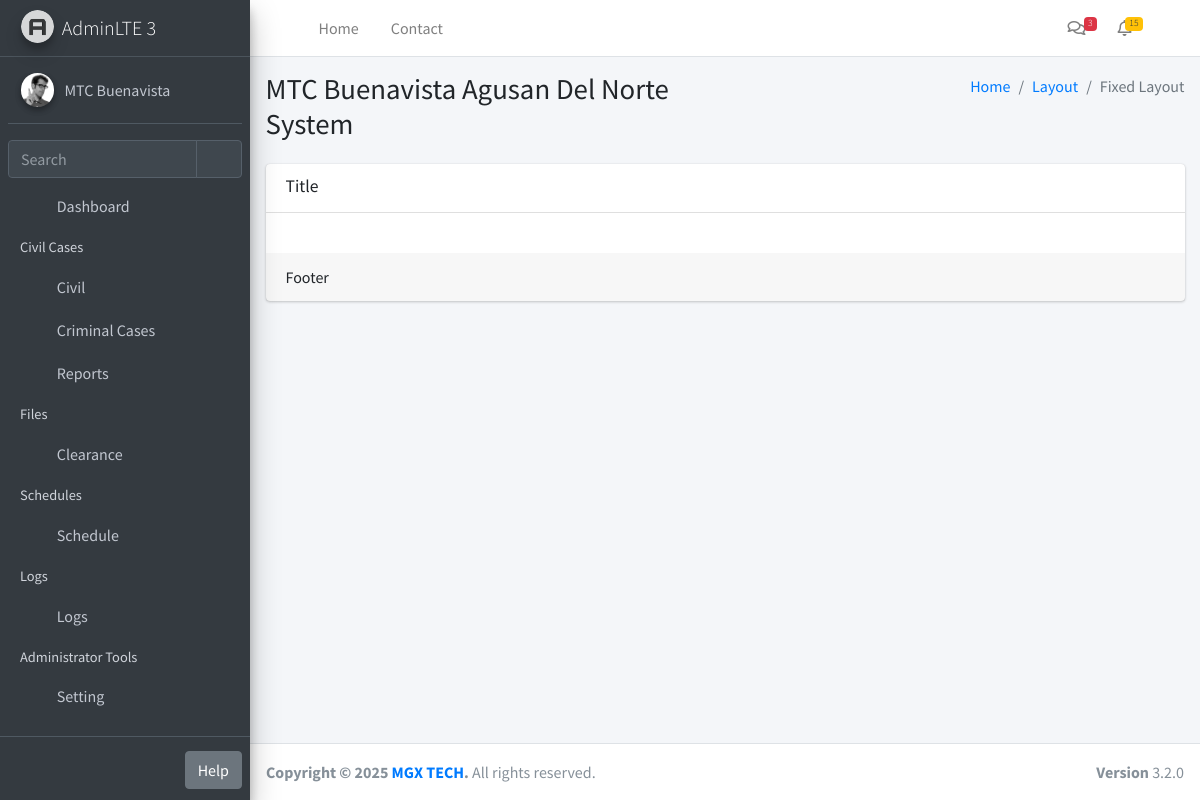
The app's page /dashboard (signed in) with its own data.
### app/models.py (models this page shows)
class Module(db.Model):
    __tablename__ = 'modules'
    id = db.Column(db.Integer, primary_key=True)
    name = db.Column(db.String(255), nullable=False)
    icon = db.Column(db.String(255), nullable=False)
    description = db.Column(db.Text, nullable=True)
    url = db.Column(db.String(255), nullable=True)
    created_at = db.Column(db.DateTime, default=datetime.utcnow)
    updated_at = db.Column(db.DateTime, default=datetime.utcnow, onupdate=datetime.utcnow)

### app/routes/core.py (the view)
@core_bp.route('/dashboard')
@login_required
def dashboard():
    return render_template("dashboard.html")

### app/__init__.py (called while the page is built)
def create_app():
    app = Flask(__name__)
    app.config.from_object(Config)
    db.init_app(app)
    login_manager.init_app(app)
    login_manager.login_view = 'auth.login'
    from app.models import User, Setting, Module
    @login_manager.user_loader
    def load_user(user_id):
        return User.query.get(int(user_id))
    @app.context_processor
    def inject_globals():
        modules = Module.query.all()
        user_modules = []
        if current_user.is_authenticated and current_user.role:
            user_modules = current_user.role.modules
        settings = {s.function_desc: s.function for s in Setting.query.all()}
        return dict(modules=modules, user_modules=user_modules, settings=settings)
    from app.routes import blueprints
    for bp in blueprints:
        app.register_blueprint(bp)
    with app.app_context():
        db.create_all()
    return app

### app/templates/dashboard.html
{% extends "layouts/layout1.html" %}
{% block content  %}
<div class="col-12">
            <div class="card">
              <div class="card-header">
                <h3 class="card-title">Title</h3>
                <div class="card-tools">
                  <button type="button" class="btn btn-tool" data-card-widget="collapse" title="Collapse">
                    <i class="fas fa-minus"></i>
                  </button>
                  <button type="button" class="btn btn-tool" data-card-widget="remove" title="Remove">
                    <i class="fas fa-times"></i>
                  </button>
                </div>
              </div>
 <div class="card-body">
</div>
              <div class="card-footer">
                Footer
              </div>
            </div>
          </div>
{% endblock %}

### app/templates/layouts/partials/navbar.html (shortened to what this page needs)
<nav class="mt-2">
  <ul class="nav nav-pills nav-sidebar flex-column nav-child-indent" data-widget="treeview" role="menu" data-accordion="false">
    <li class="nav-item">
      <a href="/dashboard" class="nav-link">
        <i class="nav-icon fas fa-tachometer-alt"></i>
        <p>Dashboard</p>
      </a>
    </li>
{% if user_modules %}
{% set civil_modules = [] %}
{% if civil_modules %}
  <li class="nav-header">Civil Cases</li>
    <li class="nav-item {% if request.path in ['/cases/oca', '/cases/scc', '/wedding'] %}menu-is-opening menu-open{% endif %}">
    <a href="#" class="nav-link">
      <i class="nav-icon fas fa-folder"></i>
      <p>
        Civil
        <i class="right fas fa-angle-left"></i>
      </p>
    </a>
  </li>
{% endif %}
  {% set standalone_modules = modules
    | selectattr('id', 'in', user_modules)
    | selectattr('id', 'in', [9,10,16])
    | list %}
  {% for m in standalone_modules %}
    <li class="nav-item">
      <a href="/{{ m.url }}" class="nav-link">
        <i class="nav-icon fa {{ m.icon }}"></i>
        <p>{{ m.name }}</p>
      </a>
    </li>
  {% endfor %}
{% endif %}
{% set cert_modules = modules
  | selectattr('id', 'in', user_modules)
  | selectattr('id', 'in', [5])
  | list %}
{% if cert_modules %}
  <li class="nav-header">Files</li>
   {% for m in cert_modules %}
        <li class="nav-item">
          <a href="/{{ m.url }}" class="nav-link">
            <i class="nav-icon fa {{ m.icon }}"></i>
            <p>{{ m.name }}</p>
          </a>
        </li>
      {% endfor %}
{% endif %}
{% set sched_modules = modules
  | selectattr('id', 'in', user_modules)
  | selectattr('id', 'in', [11,12])
  | list %}
{% if sched_modules %}
  <li class="nav-header">Schedules</li>
  <li class="nav-item {% if request.path in ['/schedule/court', '/schedule/wedding'] %}menu-is-opening menu-open{% endif %}">
    <a href="#" class="nav-link {% if request.path in ['/schedule/court', '/schedule/wedding'] %}active{% endif %}">
      <i class="nav-icon fas fa-calendar-alt"></i>
      <p>
        Schedule
        <i class="right fas fa-angle-left"></i>
      </p>
    </a>
  </li>
{% endif %}
{% set logs_modules = modules
  | selectattr('id', 'in', user_modules)
  | selectattr('id', 'in', [13,14,15])
  | list %}
{% if logs_modules %}
  <li class="nav-header">Logs</li>
  <li class="nav-item">
    <a href="#" class="nav-link">
      <i class="nav-icon fas fa-clipboard-list"></i>
      <p>
        Logs
        <i class="right fas fa-angle-left"></i>
      </p>
    </a>
  </li>
{% endif %}
    {% if user_modules %}
      {% set admin_modules = modules
        | selectattr('id', 'in', user_modules)
        | selectattr('id', 'in', [1,2,3,4])
        | list %}
 {% set admin_paths = ['/roles', '/users', '/modules', '/settings'] %}
{% if admin_modules %}
  <li class="nav-header">Administrator Tools</li>
  <li class="nav-item {% if request.path.rstrip('/') in admin_paths %}menu-is-opening menu-open{% endif %}">
    <a href="#"
       class="nav-link {% if request.path.rstrip('/') in admin_paths %}active{% endif %}">
      <i class="nav-icon fas fa-cogs"></i>
      <p>
        Setting
        <i class="right fas fa-angle-left"></i>
      </p>
    </a>
  </li>
{% endif %}
    {% endif %}
  </ul>
</nav>

### records on screen
Module: name "Criminal Cases"
Module: name "Reports"
Module: name "Clearance"
